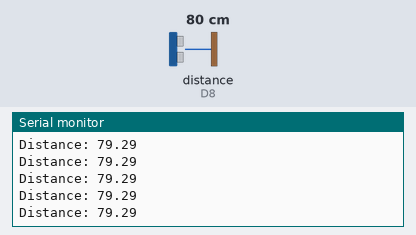
The sketch below on a simulated Arduino MKR. Shown: the last lines printed to the serial monitor. Wiring (inferred from the names in the program): ultrasonic range finder: trigger D9; echo D8. The test bench sets the inputs (shaded band); at power-on: distance to the obstacle (sensor on D8) 80 cm. The echo pulse lasts 58.3 µs per cm; WiFi joins after 1.5 s; servers stay silent unless stated; no MQTT or app messages arrive unless stated.

Above: at 2.7 s.
2.8 s: distance to the obstacle (sensor on D8) set to 22 cm
At 3.3 s:
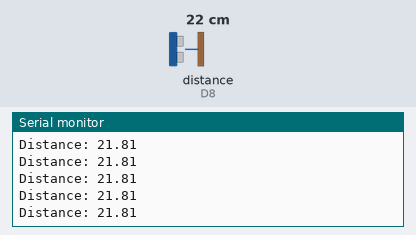
4.3 s: distance to the obstacle (sensor on D8) set to 18 cm
At 4.8 s:
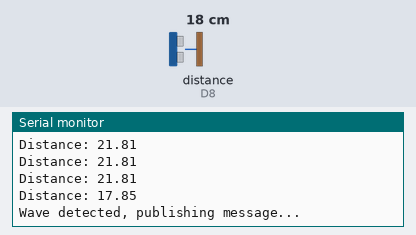
Timing chart, 0 to 7.3 s (numbered marks = the images above; inputs shaded):
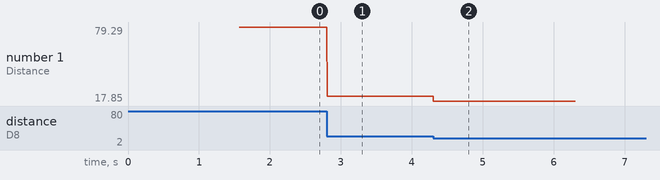

The sketch:

publisher.ino
```cpp
#include <WiFiNINA.h>
#include <PubSubClient.h>

// WiFi credentials
const char* ssid = "Redmi";
const char* password = "123456789";

// MQTT Broker details
const char* mqtt_server = "broker.emqx.io";
const int mqtt_port = 1883;
const char* wave_topic = "SIT210/wave"; // Topic for wave messages
const char* pat_topic = "SIT210/pat";   // Topic for pat messages

WiFiClient espClient;
PubSubClient client(espClient);

// Ultrasonic sensor pins
const int trigPin = 9;
const int echoPin = 8;

void setup_wifi() {
  delay(10);
  Serial.println();
  Serial.print("Connecting to ");
  Serial.println(ssid);

  // Connect to Wi-Fi
  while (WiFi.begin(ssid, password) != WL_CONNECTED) {
    delay(500);
    Serial.print(".");
  }

  Serial.println("");
  Serial.println("WiFi connected");
}

void reconnect() {
  // Reconnect to the MQTT broker if disconnected
  while (!client.connected()) {
    Serial.print("Attempting MQTT connection...");
    if (client.connect("ArduinoPublisher")) {
      Serial.println("connected");
    } else {
      Serial.print("failed, rc=");
      Serial.print(client.state());
      delay(5000);
    }
  }
}

void setup() {
  Serial.begin(9600);

  // Setup ultrasonic sensor pins
  pinMode(trigPin, OUTPUT);
  pinMode(echoPin, INPUT);

  setup_wifi();

  client.setServer(mqtt_server, mqtt_port);
}

void loop() {
  if (!client.connected()) {
    reconnect();
  }

  client.loop();

  // Send pulse
  digitalWrite(trigPin, LOW);
  delayMicroseconds(2);
  digitalWrite(trigPin, HIGH);
  delayMicroseconds(10);
  digitalWrite(trigPin, LOW);

  // Measure distance
  long duration = pulseIn(echoPin, HIGH);
  float distance = duration * 0.034 / 2;

  // Debugging print for the measured distance
  Serial.print("Distance: ");
  Serial.println(distance);

  // Detect pat if object is within 5 cm
  if (distance <= 5.0) {
    Serial.println("Pat detected, publishing message...");
    client.publish(pat_topic, "pat");
    delay(2000); // Delay to avoid spamming the message
  }
  // Detect wave if object is between 15 cm and 20 cm
  else if (distance > 15.0 && distance <= 20.0) {  // Adjusted condition for wave
    Serial.println("Wave detected, publishing message...");
    client.publish(wave_topic, "wave");
    delay(2000); // Delay to avoid spamming the message
  }
}
```

Measured:
- the behaviour switches between 21 and 20 cm on distance to the obstacle (sensor on D8) (found by bisection; images 1 and 2)
- after the input at 2.8 s, the serial monitor: prints a new line at once (image 1)
- after the input at 4.3 s, the serial monitor: prints a new line at once (image 2)
- plotted number 1: 79.29 → 21.81 after the input at 2.8 s, 21.81 → 17.85 after the input at 4.3 s
